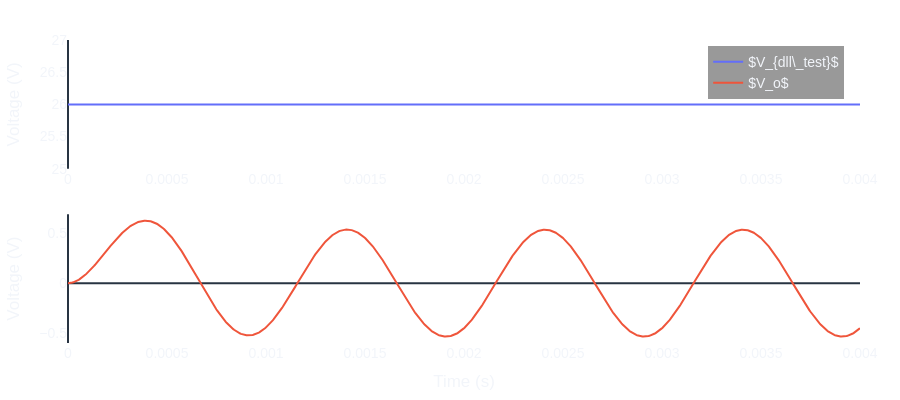

The notebook cell saved with this chart:
### Markdown cell above
## Example 1

This is a simple simulation where we want to plot the voltages on two nodes: Vout and dll_test. The workflow to run a simulation from a .qsch (Qspice schematic) file is the following:

1. First we import the required classes from the qspice module
2. Then we define a QschEditor class with the syntax QschEditor(PATH)
3. Next, we save it as a netlist inside a sim folder, just to keep things orgazined. This is done with the .save_netlist(PATH) method.
    - Since the simulation contains a dll file, we need to inform to the method the 'verilog_config', which is a dictionary containing information on the ports of the DLL object. Note that the dll file may not be necessarily written in verilog, it can be written in C++ or verilog. The verilog_config entry is a dictionary with the format {"Xn": ["port_type, data_type"]}, where Xn is the designator of the DLL file (X1, X2, Xtest, etc), "port_type" may be one of the types {in,out,common}; and data_type is the type of variable it represents (double64 = d, float32 = f, etc). This can be seen in qspice when inspecting the symbol properties of the dll block, under the pin nets section. Example (shown below): the pin 0 named 'out' of type double will show as 0 "out" (O´d), where 0 is the pin number, "out" is its name, 'O' represents output and 'd' stands for double. More details on the verilog_config may be found in the spicelib module from Nunobrun.

![image.png](attachment:image.png)

4. Then, we simulate with the 'run' method of the class 'SimRunner'. Do note that the .dll file must be present in the same folder used for temporary sim files (data in this case), so we copy the dll to this folder just in case.
5. The results of the simulation, as no callbacks were given, is an iterable inside SimRunner, so it can be accessed in a for loop or using the 'iter' and 'next' functions. The default output is a tuple (raw,log), in this order, where raw is the relative path to the raw file with the simulation data (same thing for the log file). To access the numerical results inside python, just use the RawRead class and its methods.

Known limitations: to change parameters with the 'set_param' method, if the parameter is a formula (anything other than just a number, e.g. 2+4, is a formula), the formula must come between brackets {}. This is mildly annoying, but it may be fixed in the future. I don't consider this relevant enough to create a fork of qspice to fix this. Another limitation, this one is more important though, is that you shouldn't use the prefix 'u' (micro) for numbers in your schematic. Qspice by default replaces the u by µ, which messes up the python module, so you should use 1e-6 instead. Other prefixes are fine. Hopefully this is fixed in the future.

To sum it up: make sure your schematics don't use parameters with u (fixed component values are fine). Also make sure that every parameter that is a formula is between brackets {}.

### Code cell
# 1. We use the qspice module from Nunobrun
from qspice import QschEditor, SimRunner, SpiceEditor, RawRead

# Some helper functions are in the following module
import qspice_utils

# 2. Defining the QschEditor class. We can also use it to modify the simulation, or get some information.
testSim = QschEditor("../sim/example1/test_sim1.qsch")
testSim.set_parameter("Po", 5)
testSim.set_parameter("Ro", 20)
testSim.set_component_value("L1", "5000u")


# Example: print every component inside the sim
print("All components", testSim.get_components())

# 3. Then we need to generate a netlist from que .qsch file. Since the schematic has a dll, we also need to inform the verilog config dictionary. Note that relationship between the dict and the info displayed in the properties inspector in qspice. We save the netlist in a separate data folder.
netName = "../data/example1.net"
testSim.save_netlist(netName, verilog_config={"X1": ["out,d"]})

# 4. Next, we call thhe simrunner to ouput the sim results in the same data folder and run the simulation. This will create another net file with a suffix _i (i.e. _1, _2, _3...) and a .qraw file of the same name.
runner = SimRunner(output_folder="../data")

# You can autogenerate the .dll file from a (valid) .c or .cpp file with the command
qspice_utils.gen_DLL_from_cpp(testSim, runner, "../sim/example1/dll_test.cpp")

# Run the sim
runner.run(netName)

# 5. Accessing the sim results is easy, we just iterate on the runner class itself and use the RawRead class to parse the results from the .qraw file to the raw_data object, where we can access any saved voltage or current with the get_wave method.
raw, log = next(iter(runner))
raw_data = RawRead(raw)

# Example: plotting the voltage of dll_test and vout

fig = subplots.make_subplots(rows=2)
fig.add_trace(
    go.Scatter(
        x=raw_data.get_wave("time"),
        y=raw_data.get_wave("V(dll_test)"),
        mode="lines",
        name=r"$V_{dll\_test}$",
    ),
    row=1,
    col=1
)
fig.add_trace(
    go.Scatter(
        x=raw_data.get_wave("time"),
        y=raw_data.get_wave("V(Vo)"),
        mode="lines",
        name=r"$V_o$",
    ),
    row=2,
    col=1
)

# Update axis labels and layout
fig.update_yaxes(title_text="Voltage (V)", row=1)
fig.update_yaxes(title_text="Voltage (V)", row=2)
fig.update_xaxes(title_text="Time (s)", row=2)

fig.update_layout(
    height = 400
)

fig.show()

# It's nice to clean up the files in the end
runner.cleanup_files()

### Figure 1 — Plotly figure (JSON) as saved in the notebook; plotly's stock layout.template omitted (floating-point values rounded to 4 significant figures; data arrays with more than 128 entries replaced by an {"elided": "..."} marker saying what was removed)
{"data": [{"mode": "lines", "name": "$V_{dll\\_test}$", "type": "scatter", "x": {"elided": "1046 float values"}, "xaxis": "x", "y": {"elided": "1046 float values"}, "yaxis": "y"}, {"mode": "lines", "name": "$V_o$", "type": "scatter", "x": {"elided": "1046 float values"}, "xaxis": "x2", "y": {"elided": "1046 float values"}, "yaxis": "y2"}], "layout": {"height": 400, "xaxis": {"anchor": "y", "domain": [0, 1]}, "xaxis2": {"anchor": "y2", "domain": [0, 1], "title": {"text": "Time (s)"}}, "yaxis": {"anchor": "x", "domain": [0.575, 1], "title": {"text": "Voltage (V)"}}, "yaxis2": {"anchor": "x2", "domain": [0, 0.425], "title": {"text": "Voltage (V)"}}}}
